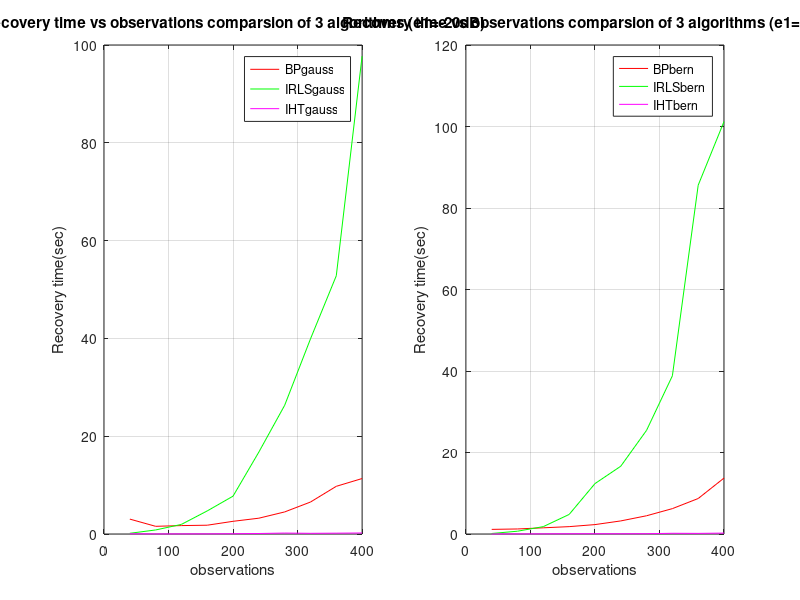
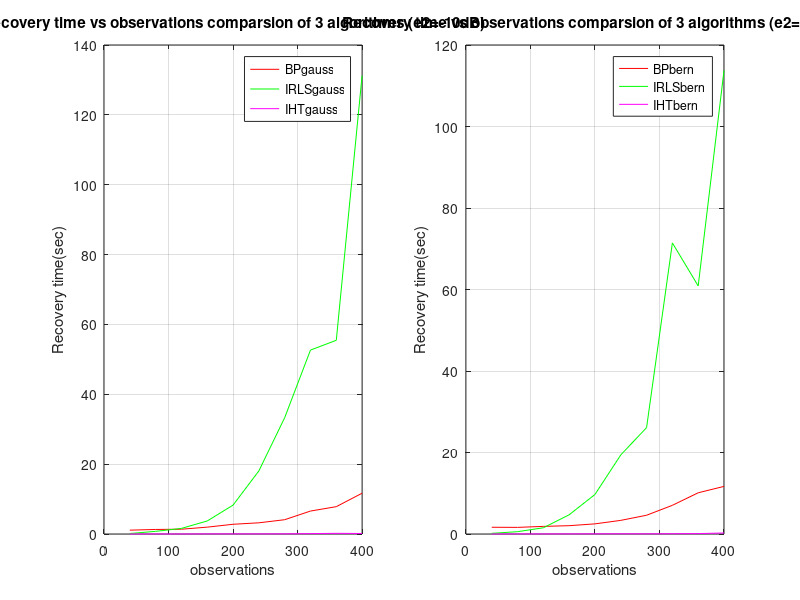
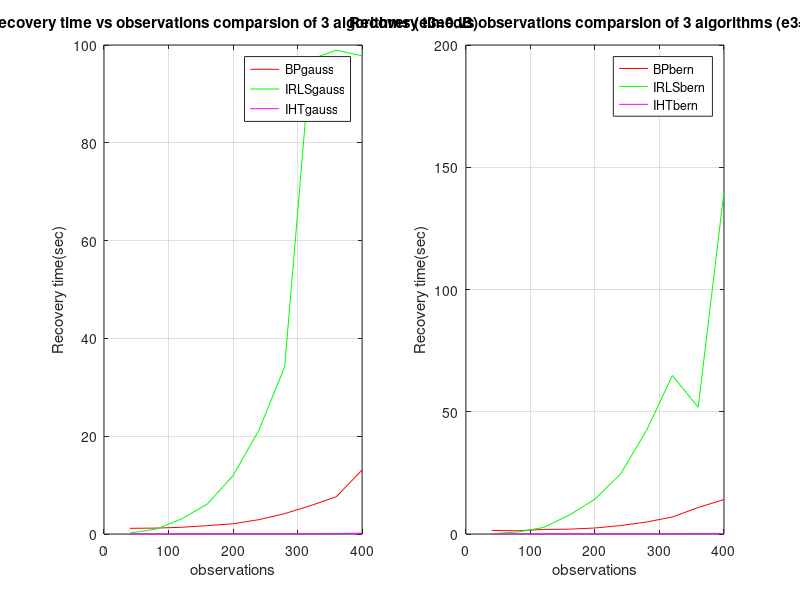

Here is the MATLAB script that generated these plots, in order:
%run this for simulation plots
clc
clear all
observations=40:40:400;
BP_g_e1=[3.047746	1.572134	1.721502	1.797653	2.595698	3.233522	4.514469	6.535219	9.75251	11.341883];
BP_g_e2=[1.101724	1.299695	1.372776	1.963568	2.784798	3.204729	4.090965	6.568993	7.82707	11.677297];
BP_g_e3=[1.15997	1.2061	1.37049	1.711367	2.085942	2.934602	4.169071	5.794501	7.617442	13.090466];
BP_b_e1=[1.135533	1.235696	1.521995	1.80756	2.307853	3.210997	4.477926	6.227347	8.70908	13.72307];
BP_b_e2=[1.655643	1.626443	1.868761	2.042634	2.486385	3.345045	4.603735	7.040342	10.116725	11.683295];
BP_b_e3=[1.475922	1.310133	1.872261	1.977891	2.456593	3.463599	4.913661	6.958221	10.831295	14.09309];

IRLS_g_e1=[0.145165	0.825985	1.965588	4.721251	7.740772	16.760845	26.321586	39.896877	52.80761	97.718065];
IRLS_g_e2=[0.143016	0.761097	1.602424	3.732032	8.26653	18.056301	33.290976	52.656102	55.460161	131.248527];
IRLS_g_e3=[0.206235	0.968087	3.065556	6.119244	11.947136	21.218545	34.179641	97.042501	98.938931	97.794574];
IRLS_b_e1=[0.126354	0.687846	1.814427	4.801363	12.366254	16.635292	25.447405	38.820163	85.596736	101.209826];
IRLS_b_e2=[0.165377	0.569089	1.52754	4.713948	9.701761	19.404312	26.108007	71.428983	60.882305	113.75863];
IRLS_b_e3=[0.161284	0.821655	2.666214	7.694236	14.273474	24.650973	42.449939	64.827282	51.844468	140.064367];


IHT_g_e1=[0.040987	0.016009	0.025503	0.030256	0.0539	0.102861	0.195431	0.14147	0.173286	0.211916];
IHT_g_e2=[0.004333	0.009124	0.01233	0.036163	0.041677	0.037391	0.049663	0.113279	0.193556	0.147257];
IHT_g_e3=[0.004905	0.010843	0.013962	0.033865	0.0496	0.034524	0.054954	0.082972	0.077678	0.185933];
IHT_b_e1=[0.005783	0.020151	0.0421	0.060211	0.066806	0.059232	0.073735	0.177557	0.154086	0.223641];
IHT_b_e2=[0.003475	0.016975	0.022515	0.02917	0.044017	0.058373	0.04418	0.071454	0.101006	0.251085];
IHT_b_e3=[0.005467	0.01459	0.019209	0.030244	0.028211	0.042358	0.058256	0.126053	0.18211	0.158289];

figure(1)
subplot(1,2,1)
plot(observations,BP_g_e1,'r')
hold on;
plot(observations,IRLS_g_e1,'g')
hold on;
plot(observations,IHT_g_e1,'m')
hold on
grid on
title("Recovery time vs observations comparsion of 3 algorithms (e1=-20dB)")
xlabel("observations")
ylabel("Recovery time(sec)")
legend('BPgauss','IRLSgauss','IHTgauss')
subplot(1,2,2)
plot(observations,BP_b_e1,'r')
hold on;
plot(observations,IRLS_b_e1,'g')
hold on;
plot(observations,IHT_b_e1,'m')
hold on
grid on
title("Recovery time vs observations comparsion of 3 algorithms (e1=-20dB)")
xlabel("observations")
ylabel("Recovery time(sec)")
legend('BPbern','IRLSbern','IHTbern')

figure(2)
subplot(1,2,1)
plot(observations,BP_g_e2,'r')
hold on;
plot(observations,IRLS_g_e2,'g')
hold on;
plot(observations,IHT_g_e2,'m')
hold on
grid on
title("Recovery time vs observations comparsion of 3 algorithms (e2=-10dB)")
xlabel("observations")
ylabel("Recovery time(sec)")
legend('BPgauss','IRLSgauss','IHTgauss')
subplot(1,2,2)
plot(observations,BP_b_e2,'r')
hold on;
plot(observations,IRLS_b_e2,'g')
hold on;
plot(observations,IHT_b_e2,'m')
hold on
grid on
title("Recovery time vs observations comparsion of 3 algorithms (e2=-10dB)")
xlabel("observations")
ylabel("Recovery time(sec)")
legend('BPbern','IRLSbern','IHTbern')


figure(3)
subplot(1,2,1)
plot(observations,BP_g_e3,'r')
hold on;
plot(observations,IRLS_g_e3,'g')
hold on;
plot(observations,IHT_g_e3,'m')
hold on
grid on
title("Recovery time vs observations comparsion of 3 algorithms (e3=0dB)")
xlabel("observations")
ylabel("Recovery time(sec)")
legend('BPgauss','IRLSgauss','IHTgauss')
subplot(1,2,2)
plot(observations,BP_b_e3,'r')
hold on;
plot(observations,IRLS_b_e3,'g')
hold on;
plot(observations,IHT_b_e3,'m')
hold on
grid on
title("Recovery time vs observations comparsion of 3 algorithms (e3=0dB)")
xlabel("observations")
ylabel("Recovery time(sec)")
legend('BPbern','IRLSbern','IHTbern')
